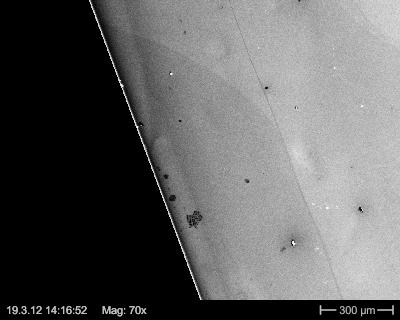
#> input picture VideoAndFrames/1.jpg, 400 x 320 px
$ jupyter execute testEdgeDetection.ipynb   (older library calls are emulated)
#> lines starting #> are read from the running program, lines starting #| are printed output that depends on the picture; after the words box and inside, x2 and y2 are one past the last pixel; in counts of white or black regions, pixels touching at a corner belong together
[cell 1]
import cv2
import matplotlib.pyplot as plt

img = cv2.imread('VideoAndFrames/1.jpg')
#> img is the input picture: shape (320, 400, 3); min 0, max 255, mean 96

#cv2.imshow('Original Image', img)
plt.imshow(img)
plt.show()

# Blur the image for better edge detection
img_blur = cv2.GaussianBlur(img, (3,3), sigmaX=0, sigmaY=0)
# cv2.imshow('Blurred Image', img_blur)

[cell 2]
# Sobel Edge Detection
from cProfile import label


sobel_x = cv2.Sobel(img,cv2.CV_64F, 1, 0, ksize=5) # According to the x direction
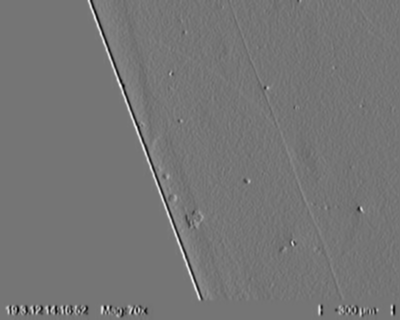
#> sobel_x: shape (320, 400, 3) float64; min -8483, max 9986, mean 58; drawn with min black and max white
sobel_y = cv2.Sobel(img,cv2.CV_64F, 0, 1, ksize=5) # According to the y direction
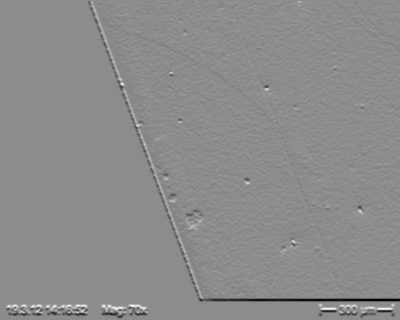
#> sobel_y: shape (320, 400, 3) float64; min -9610, max 7795, mean -46.5; drawn with min black and max white
sobel_xy = cv2.Sobel(img,cv2.CV_64F, 1, 1, ksize=5) # According to the x and y direction
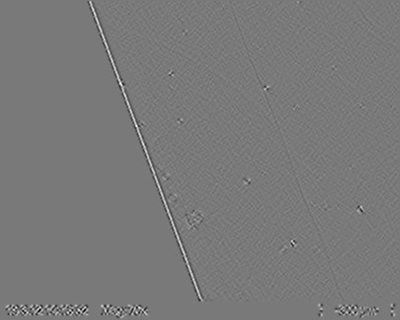
#> sobel_xy: shape (320, 400, 3) float64; min -2659, max 2900, mean -0.1; drawn with min black and max white
sobel_y_blurr = cv2.Sobel(img_blur,cv2.CV_64F, 0, 1, ksize=5)

# [5 lines of commented-out code are left out]

plt.imshow(sobel_y)
plt.show()
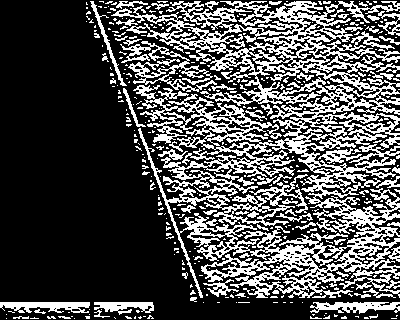
#> shown: shape (320, 400, 3) float64; values 0 (black) and 1 (white), 30.8% white in thin lines or dots
plt.imshow(sobel_y_blurr)
plt.show()
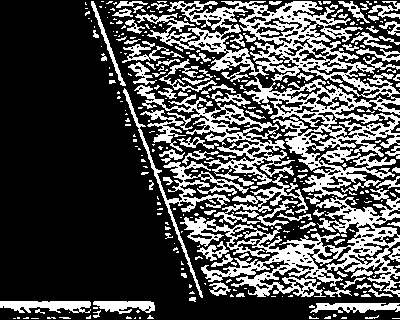
#> shown: shape (320, 400, 3) float64; values 0 (black) and 1 (white), 30.7% white; 341 white regions (244 under 20 px), largest, box (x1, y1, x2, y2) and area: (135, 1, 400, 204) 14158, (180, 188, 400, 297) 7585, (134, 85, 308, 225) 4889

## Results

With a blurred image and a Sobek detection we can clearly see the interface.
Sobel Edge Detection along the other axis gives less precised results

- [ ] Read about the `ddepth` parameter

[cell 3]
# Canny Edge Detection
import numpy as np

sobelCopy = np.uint8(sobel_y_blurr) # Need to be casted as a unit8 to use Canny Edge Detection
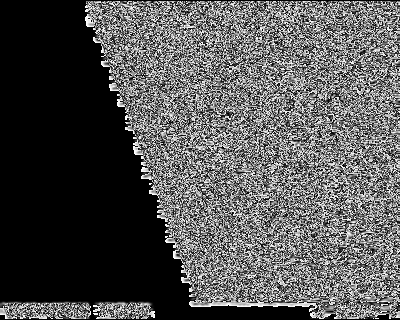
#> sobelCopy: shape (320, 400, 3); min 0, max 255, mean 84
canny = cv2.Canny(img_blur,threshold1=40,threshold2=50)
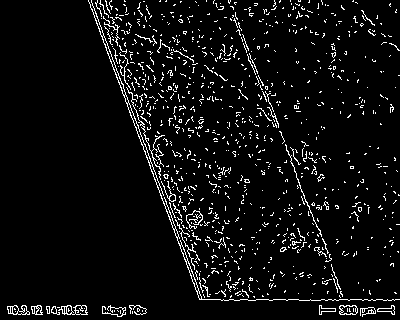
#> canny: shape (320, 400); 5.5% white in thin lines or dots
plt.imshow(canny)
